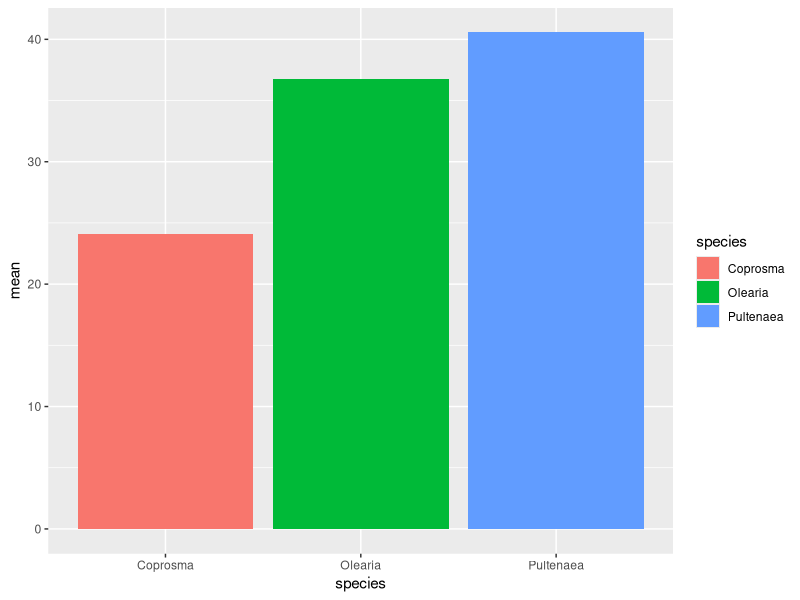
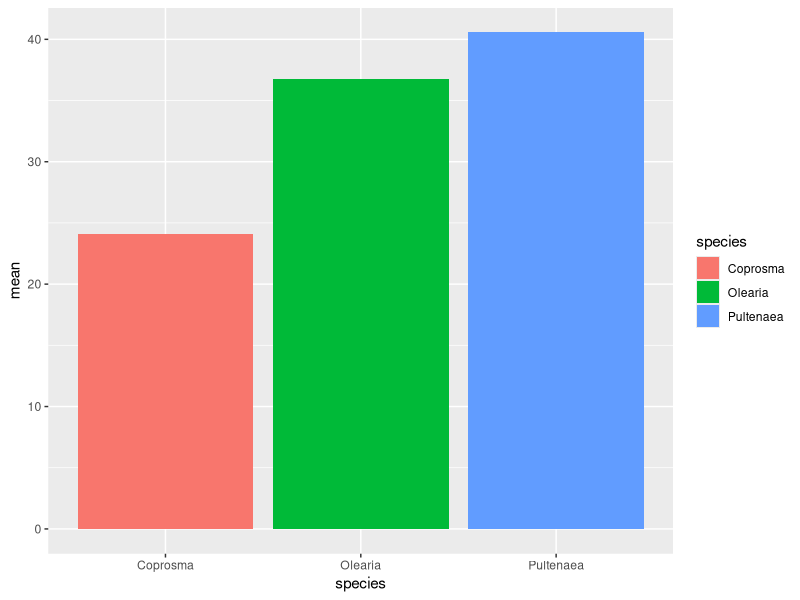
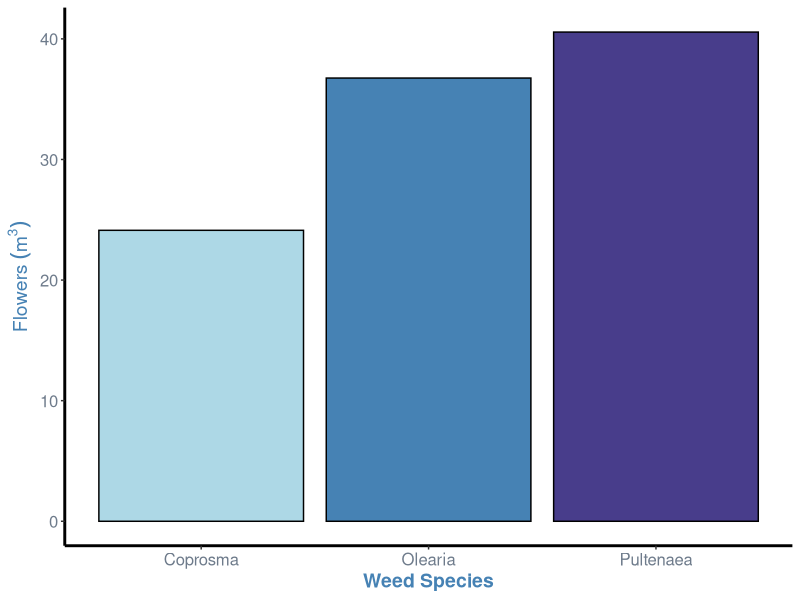

These figures' R source, in order:
## ---- chunk 1
library(knitr)
knitr::opts_chunk$set(warning = FALSE, message = FALSE)

## ---- chunk 2
library(tidyverse)
#setwd("E:/Demonstrating&Teaching/BIOL360 R module")
weeds<-read.csv("../../../resources/datafiles/weeds.csv")
weeds <- rename(weeds, flowers = flowers.m3)
## ---- chunk 3
weeds.aov2 <- aov(flowers ~ species * soil, data = weeds)
anova(weeds.aov2)
## ---- chunk 4
weeds.summarise <- weeds %>% group_by(species) %>%
  summarise(mean = mean(flowers), se=sd(flowers)/sqrt(n()))
## ---- chunk 5
ggplot(weeds.summarise, aes(x=species, y=mean, fill=species)) +
  geom_col()
## ---- chunk 6
ggplot(weeds.summarise, aes(x=species, y=mean, fill=species)) +
  geom_bar(stat="identity")

## ---- chunk 7
weeds.bar <- ggplot(weeds.summarise, aes(x=species, y=mean, fill=species))+
  geom_bar(stat="identity", show.legend=F, colour="black")+
  labs(x="Weed Species", y= expression(Flowers~(m^3)))+
  theme(panel.background = element_blank(), panel.grid = element_blank(), axis.line = element_line(colour = "black", size=1), axis.text = element_text(colour="lightsteelblue4", size=12), axis.title = element_text(colour="steelblue", size=14, face="bold"))+
  scale_fill_manual(values = c("lightblue", "steelblue", "darkslateblue"))
weeds.bar
